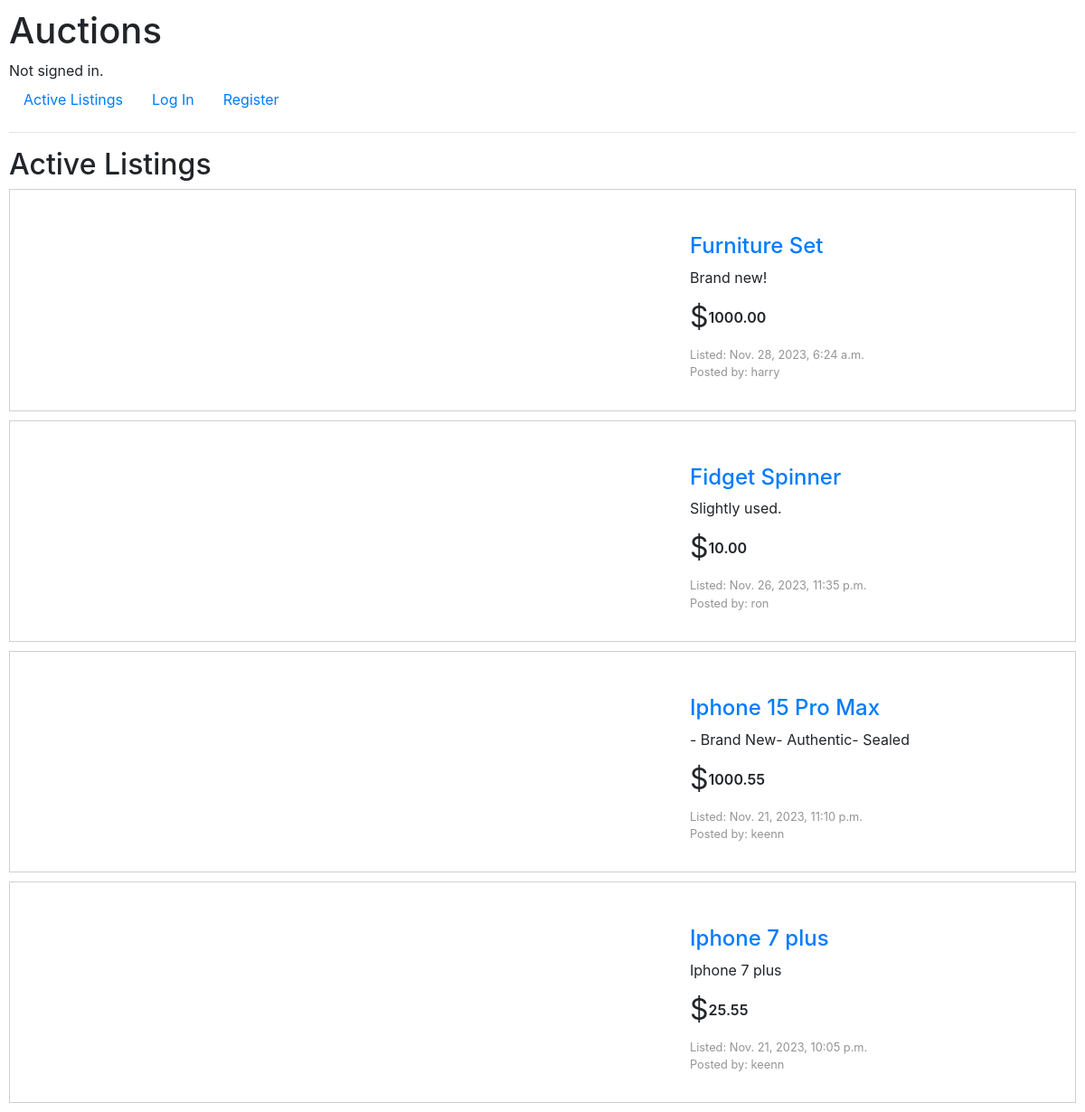
The page / on the database its author committed.
### auctions/models.py (models this page shows, shortened)
class Listing(models.Model):
    seller = models.ForeignKey(User, on_delete=models.CASCADE, related_name="ownListings")
    title = models.CharField(max_length=64)
    description = models.CharField(max_length=5000)
    startingBid = models.DecimalField(decimal_places=2,
                                      max_digits=10)
    image = models.CharField(max_length=5000,
                             default="https://upload.wikimedia.org/wikipedia/commons/thumb/4/46/Question_mark_%28black%29.svg/800px-Question_mark_%28black%29.svg.png")
    timestamp = models.DateTimeField(default=timezone.now, editable=False)
    category = models.ForeignKey(Category, on_delete=models.CASCADE, related_name='listingCategory')
    availability = models.BooleanField(default=True)

class User(AbstractUser):
    pass

### auctions/views.py (the view)
# urls.py: path("", views.index, name="index"),
def index(request):
    if request.user.is_authenticated:
        watchlistCount = Watchlist.objects.get(user = User.objects.get(pk=request.user.id)).listing.count()
    else:
        watchlistCount = None
    return render(request, "auctions/index.html", {
        'listings' : Listing.objects.all().order_by('-id'),
        'watchlistCount' : watchlistCount
    })

### auctions/templates/auctions/index.html
{% extends "auctions/layout.html" %}
{% block body %}
    <h2>Active Listings</h2>
    <div class="allListings">
        {% for listing in listings %}
            {% if listing.availability %}
                <div class="listing">
                    <div class="displaypic">
                        <a href="{% url 'listing' listing.title listing.id %}"><img src="{{ listing.image }}" alt=""></a>
                    </div>
                    <div class="itemInfo">
                        <div class="infoTitle">
                            <a href="{% url 'listing' listing.title listing.id %}">
                                <h4>{{ listing.title }}</h4>
                            </a>
                        </div>
                        <div class="infoDescription">{{ listing.description }}</div>
                        <div class="infoStartingBid">
                            <span class="dollar">$</span>
                            <span class="price">{{ listing.startingBid | floatformat:2 }}</span>
                        </div>
                        <div class="created">
                            <p>Listed: {{ listing.timestamp }}</p>
                            <p>Posted by: {{ listing.seller.username }}</p>
                        </div>
                    </div>
                </div>
            {% endif %}
        {% endfor %}
    </div>
{% endblock %}

### auctions/static/auctions/styles.css (style rules this page uses)
* { padding: 0; margin: 0; box-sizing: border-box; text-decoration: none !important; }
body { padding: 10px; }
.allListings { display: flex; flex-direction: column; gap: 10px; }
.listing { padding: 2rem; display: flex; flex-direction: row; gap: 20rem; border: 1px solid rgba(128, 128, 128, 0.377); }
.itemInfo { display: flex; flex-direction: column; margin-top: 1rem; gap: .5rem; }
.infoStartingBid { display: flex; flex-direction: row; }
.dollar { font-style: bold; font-size: 2rem; }
.price { font-weight: 600; }
.infoStartingBid span { align-self: center; }
.displaypic { margin-left: 5rem; }
.infoTitle { display: flex; flex-direction: row; gap: 1rem; }
.infoTitle * { margin: 0; align-self: end; }
.infoTitle h4 { margin: 0; }
.created p { margin-bottom: 0; font-size: .8rem; color: rgba(128, 128, 128, 0.84); }
.listingTitleDiv, .infoTitle { position: relative; }

### rows shown on the page
Listing: title "Furniture Set", description "Brand new!", startingBid "1000.00", timestamp "Nov. 28, 2023, 6:24 a.m.", seller.username "harry"
Listing: title "Fidget Spinner", description "Slightly used.", startingBid "10.00", timestamp "Nov. 26, 2023, 11:35 p.m.", seller.username "ron"
Listing: title "Iphone 15 Pro Max", description "- Brand New- Authentic- Sealed", startingBid "1000.55", timestamp "Nov. 21, 2023, 11:10 p.m.", seller.username "keenn"
Listing: title "Iphone 7 plus", description "Iphone 7 plus", startingBid "25.55", timestamp "Nov. 21, 2023, 10:05 p.m.", seller.username "keenn"
